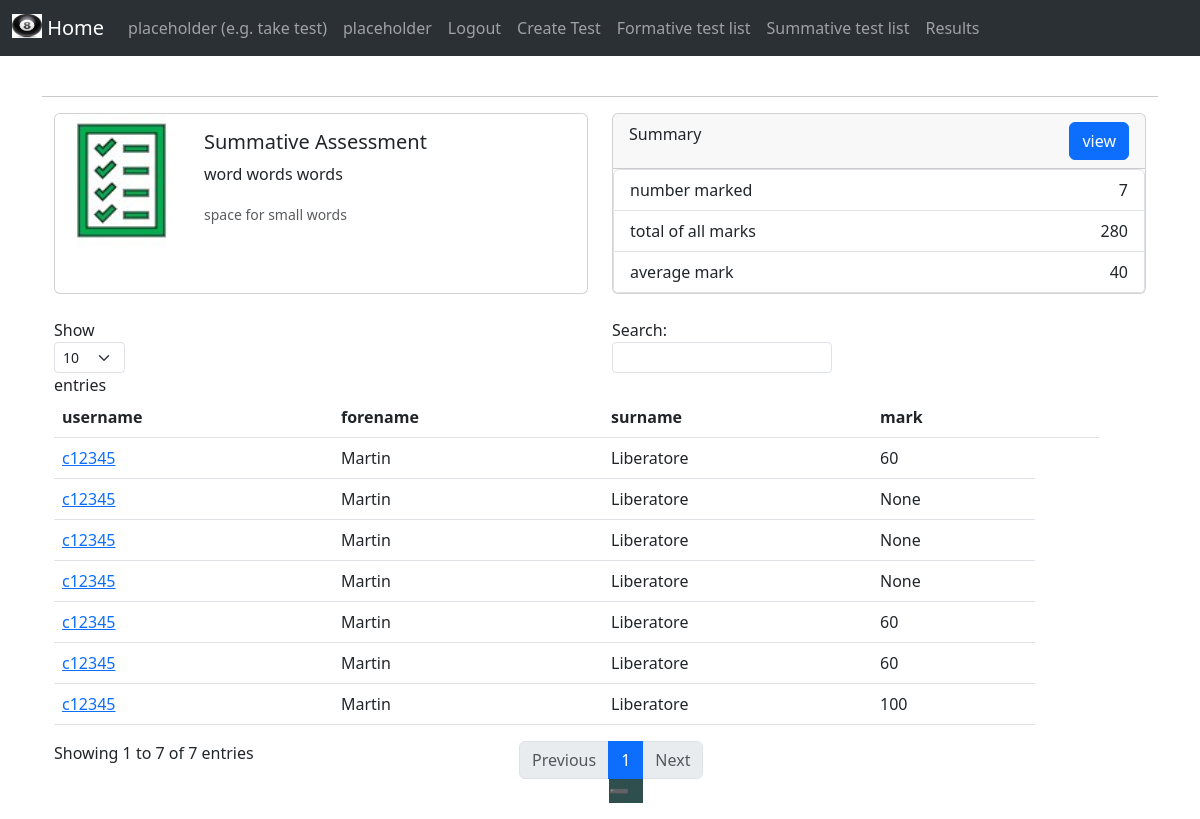
/results_s (signed in), run on the app's committed database.
### app/models.py (models this page shows, shortened)
class Results_sum(db.Model):
    id = db.Column(db.Integer, primary_key = True)
    user_id = db.Column(db.Text, db.ForeignKey('user.id'))
    username = db.Column(db.String(15))
    forename = db.Column(db.String(128))
    surname = db.Column(db.String(128))
    date = db.Column(db.DateTime, nullable=False, default=datetime.utcnow)
    cohort_year = db.Column(db.String(15))
    test_id = db.Column(db.Integer)
    form_summ = db.Column(db.Integer)
    res_module = db.Column(db.String(128))
    Q1_mark = db.Column(db.Integer)
    Q1_attempts = db.Column(db.Integer)
    Q2_mark = db.Column(db.Integer)
    Q2_attempts = db.Column(db.Integer)
    Q3_mark = db.Column(db.Integer)
    Q3_attempts = db.Column(db.Integer)
    Q4_mark = db.Column(db.Integer)
    Q4_attempts = db.Column(db.Integer)
    Q5_mark = db.Column(db.Integer)
    Q5_attempts = db.Column(db.Integer)
    total_mark = db.Column(db.Integer)
    test_rating = db.Column(db.Integer)
    test_weighting = db.Column(db.Integer)

### app/routes.py (the view)
@app.route("/results_s", methods=['GET'])
@login_required
def results_s():
    results_sum = Results_sum.query.all()
    num_marked = len(Results_sum.query.all())
    total_marks = Results_sum.query.with_entities(func.sum(Results_sum.total_mark).label('total')).first().total
    average_mark = int(total_marks/num_marked)
    return render_template('results_s.html', title='Results', results_sum=results_sum, num_marked=num_marked, total_marks=total_marks, average_mark=average_mark)

### app/models.py (called while the page is built)
@login.user_loader
def load_user(id):
    return User.query.get(int(id))

### app/templates/results_s.html
{% extends "base.html" %}
{% block content %}
    <div class="container">
        <div class="row row-cols-1 row-cols-md-2 g-4">
            <div class="col">
                <div class="card h-100">
                    <div class="row g-0">
                        <div class="col-md-3">
                            <img src="{{ url_for('static', filename='test.jpg' ) }}"  class="img-fluid rounded-start" width="160" height="100" >
                        </div>
                        <div class="col-md-8">
                            <div class="card-body">
                                <h5 class="card-title">Summative Assessment</h5>
                                <p class="card-text">word words words</p>
                                <p class="card-text"><small class="text-muted">space for small words</small></p>
                            </div>
                        </div>
                    </div>
                </div>
            </div>
            <div class="col">
                <div class="card h-100" >
                    <div class="card-header d-flex justify-content-between">Summary <a href="#" class="btn btn-primary">view</a></div>
                    <ul class="list-group">
                        <li class="list-group-item d-flex justify-content-between align-items-center">
                        number marked
                        <span class="list-group-flush"> {{ num_marked }} </span>
                        </li>
                        <li class="list-group-item d-flex justify-content-between align-items-center">
                            total of all marks
                            <span class="list-group-flush"> {{ total_marks }} </span>
                        </li>
                        <li class="list-group-item d-flex justify-content-between align-items-center">
                            average mark
                            <span class="list-group-flush"> {{ average_mark }} </span>
                        </li>
                    </ul>
                </div>
            </div>
        </div>
        <br>
        <table id="data" class="table">
            <thead>
                <tr>
                    <th>username</th>
                    <th>forename</th>
                    <th>surname</th>
                    <th>mark</th>
                    <th></th>
                </tr>
            </thead>
            <tbody>
                {% for res in results_sum %}
                    <tr>
                        <td><a href="{{ url_for('results_student', user_id=res.user_id) }}">{{ res.username }} </a> </td>
                        <td>{{ res.forename }}</td>
                        <td>{{ res.surname }}</td>
                        <td>{{ res.total_mark }}</td>
                    </tr>
                {% endfor %}
            </tbody>
        </table>
    </div>
{% endblock %}

### app/templates/base.html (shortened to what this page needs)
<!DOCTYPE html>
<html lang="en">
<head>
    <link href="https://cdn.jsdelivr.net/npm/bootstrap@5.3.0-alpha1/dist/css/bootstrap.min.css" rel="stylesheet">
    <link href = "https://cdn.datatables.net/v/dt/dt-1.13.4/datatables.min.css" rel="stylesheet"/>
    <link href = "static/css/main.css" rel = "stylesheet"/>
</head>
<body>
    {% include 'navbar.html' %}
    <br>
    <main class="container">
        <hr>
        {% block content %}
        {% endblock %}
    </main>
</body>
</html>

### app/templates/navbar.html (shortened to what this page needs)
<nav class="navbar navbar-expand-lg bg-body-tertiary navbar bg-dark" data-bs-theme="dark">
    <div class="container-fluid">
        <a class="navbar-brand " href="{{ url_for('index') }}">
        <img src="{{ url_for('static', filename='eight.jpg' ) }}" alt="Logo" width="30" height="24" class="d-inline-block align-text-top">  Home</a>
        <div class="collapse navbar-collapse" id="navbarNavDropdown">
            <ul class="navbar-nav">
                {% if current_user.is_authenticated %}
                    <li class="nav-item">
                        <a class="nav-link" href="">placeholder (e.g. take test)</a>
                    </li>
                    <li class="nav-item">
                        <a class="nav-link" href="">placeholder</a>
                    </li>
                    <li class="nav-item">
                        <a class="nav-link" href="{{ url_for('logout') }}">Logout</a>
                    </li>
                    <li class="nav-item">
                        <a class="nav-link" href="{{ url_for('choose_create_test') }}">Create Test</a>
                    </li>
                    <li class="nav-item">
                        <a class="nav-link" href="{{ url_for('formtests') }}">Formative test list</a>
                    </li>
                    <li class="nav-item">
                        <a class="nav-link" href="{{ url_for('test_list') }}">Summative test list</a>
                    </li>
                    <li class="nav-item">
                        <a class="nav-link" href="{{ url_for('results_s') }}">Results</a>
                    </li>
                {% endif %}
            </ul>
        </div>
    </div>
</nav>

### data on the page
Results_sum: username "c12345", forename "Martin", surname "Liberatore", total_mark "60"
Results_sum: username "c12345", forename "Martin", surname "Liberatore", total_mark "None"
Results_sum: username "c12345", forename "Martin", surname "Liberatore", total_mark "None"
Results_sum: username "c12345", forename "Martin", surname "Liberatore", total_mark "None"
Results_sum: username "c12345", forename "Martin", surname "Liberatore", total_mark "60"
Results_sum: username "c12345", forename "Martin", surname "Liberatore", total_mark "60"
Results_sum: username "c12345", forename "Martin", surname "Liberatore", total_mark "100"

### other printed values
{{ num_marked }} "7"
{{ total_marks }} "280"
{{ average_mark }} "40"
